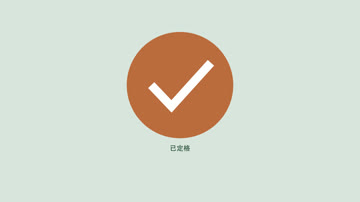
#> input picture scripts/direct_video/recipe_samples/beat-cut-moves/landscape.jpg, 360 x 202 px
$ python -i video_black_frames.py   (imports and definitions only)
#> lines starting #> are read from the running program, lines starting #| are printed output that depends on the picture
#> further down, picture is the input picture: PIL image 360x202 RGB; mean R, G, B 212.9, 215.6, 202.3
"""Detect empty dark frames; a dark canvas containing strokes is not empty."""
import sys as _sys
from pathlib import Path as _Path
_SCRIPTS_ROOT_DIR = str(_Path(__file__).resolve().parents[1])
if _SCRIPTS_ROOT_DIR not in _sys.path:
    _sys.path.insert(0, _SCRIPTS_ROOT_DIR)
from pathlib import Path
import json,subprocess,tempfile
from PIL import Image,ImageFilter,ImageStat


def frame_content(image):
    image=image.convert('RGB')
    gray=image.convert('L');clean=gray.filter(ImageFilter.MedianFilter(3))
#> after `gray = image.convert('L')`:
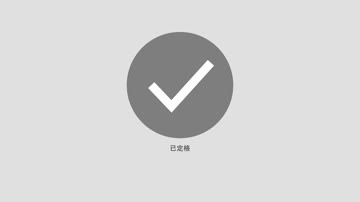
#> gray: PIL image 360x202 L; min 100, max 255, mean 213.2
    edges=clean.filter(ImageFilter.FIND_EDGES)
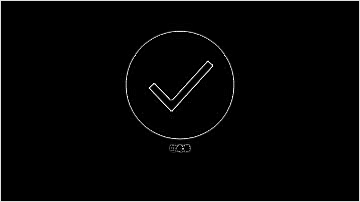
#> edges: PIL image 360x202 L; min 0, max 255, mean 5.2
    # FIND_EDGES retains its border: do not mistake the image boundary for art.
    edge_pixels=sum(edges.crop((1,1,edges.width-1,edges.height-1)).histogram()[17:])
#> edge_pixels = 999
    stddev=ImageStat.Stat(gray).stddev[0]
#> stddev = 31.03
    dark=max(ImageStat.Stat(image).mean)<=64
#> dark = False
    empty=dark and stddev<=3 and edge_pixels<8
#> empty = False
    return {'emptyDark':empty,'dark':dark,'lumaStddev':round(stddev,6),'edgePixels':edge_pixels}


def inspect_black_frames(video: Path,diagnostic: Path):
    metadata=json.loads(subprocess.check_output(['ffprobe','-v','error','-select_streams','v:0','-show_entries','stream=width,height','-of','json',str(video)]))['streams'][0]
    width=min(320,metadata['width']);height=max(4,round(metadata['height']*width/metadata['width']))
    frame_bytes=width*height*3;count=0;empty=[];examples=[]
    with tempfile.TemporaryFile() as errors:
        process=subprocess.Popen(['ffmpeg','-nostdin','-v','error','-xerror','-i',str(video),'-map','0:v:0','-vf',f'scale={width}:{height}:flags=area','-pix_fmt','rgb24','-f','rawvideo','-'],stdout=subprocess.PIPE,stderr=errors)
        try:
            while raw:=process.stdout.read(frame_bytes):
                if len(raw)!=frame_bytes:raise ValueError('photo_black_frame_decode_incomplete')
                metric=frame_content(Image.frombytes('RGB',(width,height),raw))
                if metric['emptyDark']:empty.append(count)
                if len(examples)<12 or metric['emptyDark']:examples.append({'frame':count,**metric})
                count+=1
            if process.wait(timeout=30) or not count:raise ValueError('photo_black_frame_decode_failed')
        finally:
            if process.poll() is None:process.kill()
            process.wait();process.stdout.close()
    result={'status':'fail' if empty else 'pass','framesInspected':count,'emptyFrames':empty,'analysisSize':[width,height],
        'criteria':{'maxMeanChannel':64,'maxLumaStddev':3,'minEdgePixelsForContent':8,'medianNoiseFilter':3,'edgeThreshold':16},'examples':examples}
    diagnostic.write_text(json.dumps(result,indent=2)+'\n');return result

>>> from PIL import Image
>>> picture = Image.open('../direct_video/recipe_samples/beat-cut-moves/landscape.jpg')
>>> result = frame_content(picture)
#> result = {'emptyDark': False, 'dark': False, 'lumaStddev': 31.03, 'edgePixels': 999}
